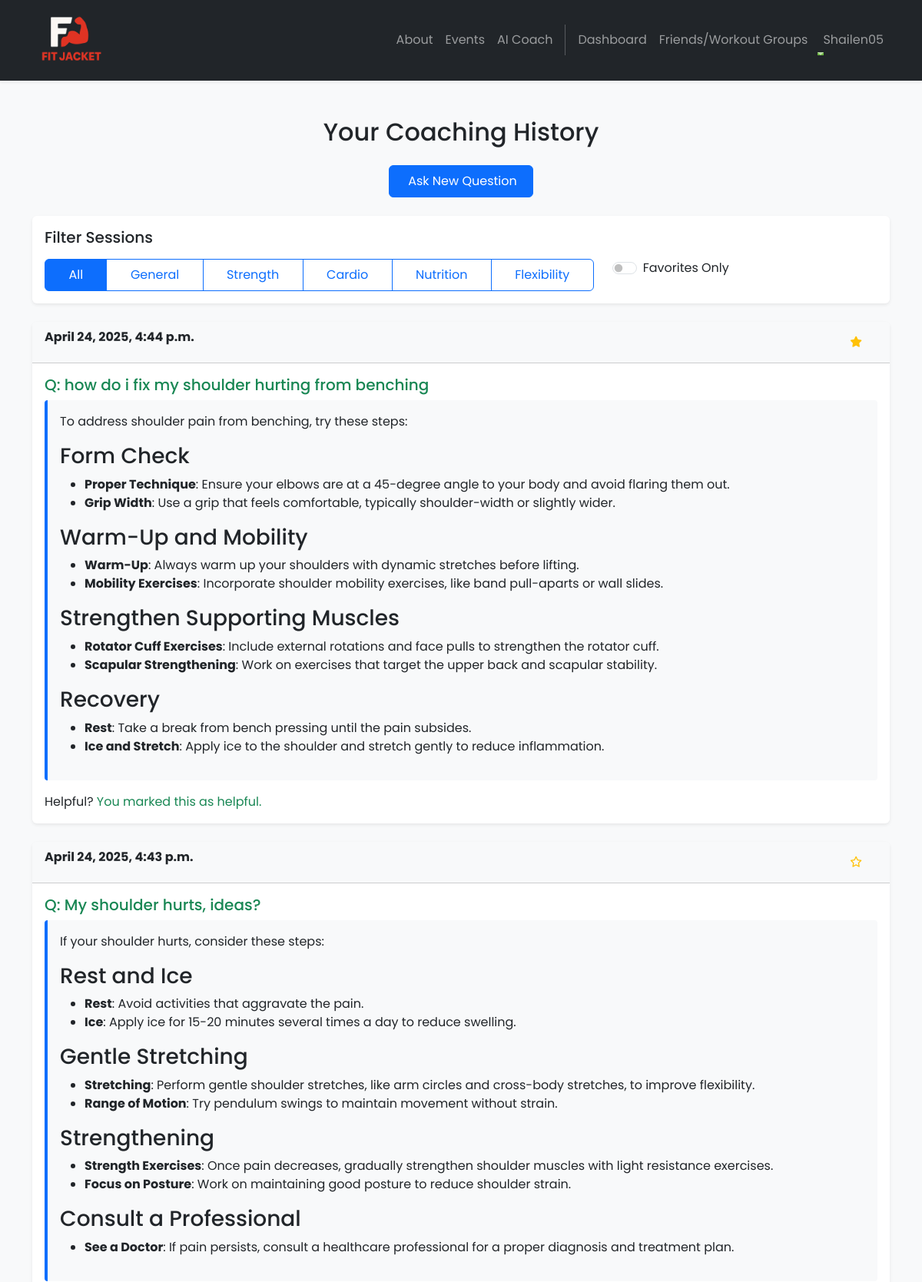
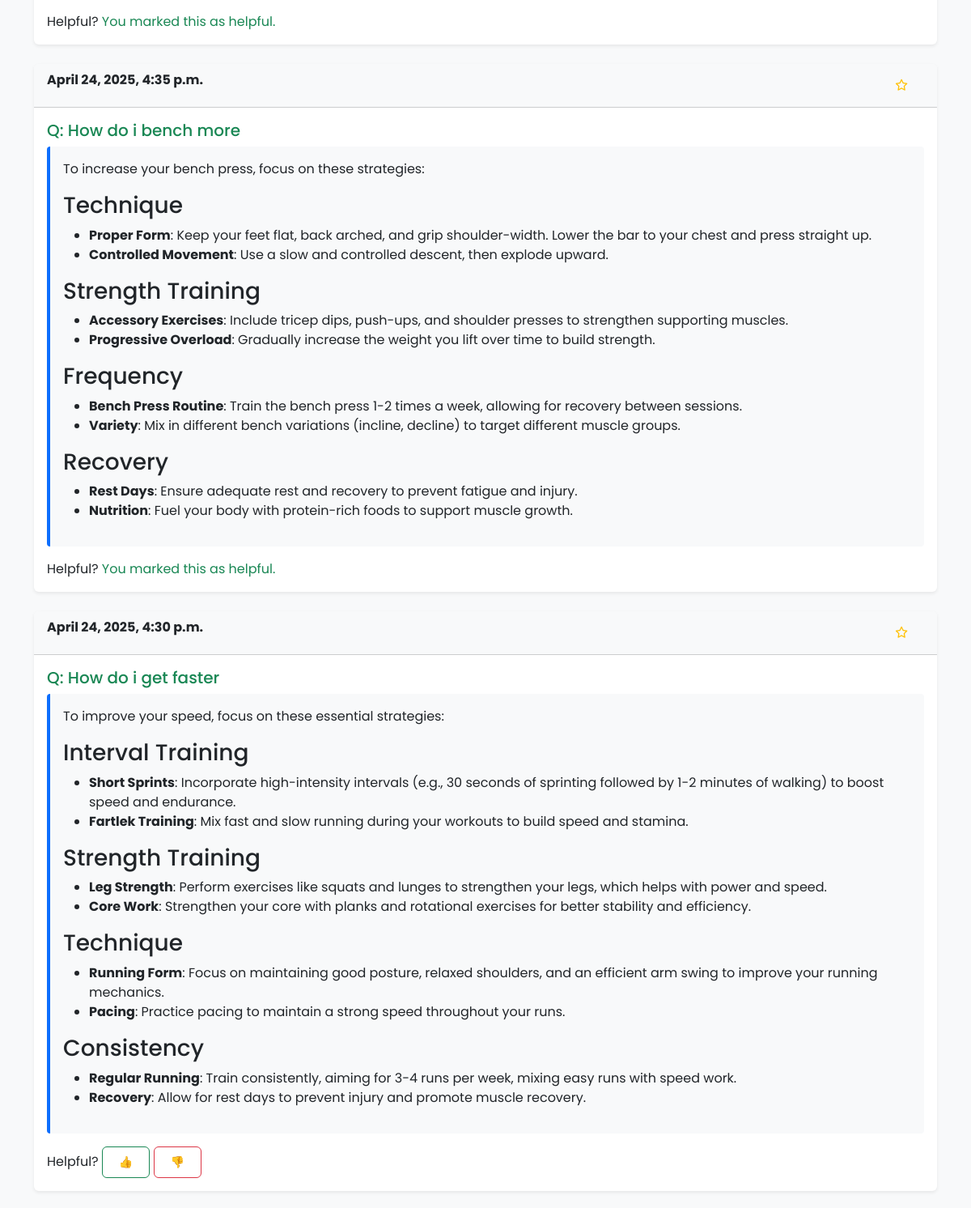
The page /coach/history/ (signed in, upper part) on the database its author committed (2 pictures, top to bottom).
### ai_coach/models.py (models this page shows, shortened)
class CoachingSession(models.Model):
    CATEGORY_CHOICES = [
        ('general',    'General'),
        ('strength',   'Strength'),
        ('cardio',     'Cardio'),
        ('nutrition',  'Nutrition'),
        ('flexibility','Flexibility'),
    ]
    user = models.ForeignKey(User, on_delete=models.CASCADE)
    category = models.CharField(
        max_length=20,
        choices=CATEGORY_CHOICES,
        default='general'
    )
    question = models.TextField()
    response = models.TextField()
    created_at = models.DateTimeField(auto_now_add=True)
    is_favorite = models.BooleanField(default=False)
    is_helpful = models.BooleanField(null=True)
    class Meta:
        ordering = ['-created_at']

### ai_coach/views.py (the view)
# urls.py: path('history/', views.coaching_history, name='history'),
@login_required
def coaching_history(request):
    category = request.GET.get('category', '')
    qs = CoachingSession.objects.filter(user=request.user)
    if category in dict(CoachingSession.CATEGORY_CHOICES):
        qs = qs.filter(category=category)
    if request.GET.get('favorites') == 'true':
        qs = qs.filter(is_favorite=True)
    return render(request, 'ai_coach/history.html', {
        'sessions': qs,
        'current_category': category,
        'favorites_only': request.GET.get('favorites') == 'true',
        'categories': CoachingSession.CATEGORY_CHOICES,
    })

### accounts/context_processors.py (called while the page is built)
def admin_group(request):
    if request.user.is_authenticated:
        is_admin = request.user.groups.filter(name='admin').exists()
    else:
        is_admin = False
    return {'is_admin': is_admin}

### friends/context_processors.py (called while the page is built)
def user_groups(request):
    if request.user.is_authenticated:
        groups = WorkoutGroup.objects.filter(groupmember__user=request.user)
    else:
        groups = []
    return {'user_groups': groups}

### ai_coach/templates/ai_coach/history.html (shortened to what this page needs)
{% extends 'base.html' %}
{% block content %}
<div class="container py-5">
  <h2 class="text-center mb-4 animate__animated animate__fadeInDown">Your Coaching History</h2>
  <div class="mb-4 text-center animate__animated animate__fadeInUp animate__delay-1s">
    <a href="{% url 'ai_coach:home' %}" class="btn btn-primary">
       Ask New Question
    </a>
  </div>
  <div class="card shadow-sm mb-4">
    <div class="card-body">
      <h5 class="card-title mb-3">Filter Sessions</h5>
      <div class="row">
        <div class="col-md-8">
          <div class="btn-group w-100" role="group">
            <a href="{% url 'ai_coach:history' %}"
               class="btn btn-outline-primary {% if not current_category %}active{% endif %}">All</a>
            {% for code, name in categories %}
              <a href="{% url 'ai_coach:history' %}?category={{ code }}"
                 class="btn btn-outline-primary {% if current_category == code %}active{% endif %}">
                {{ name }}
              </a>
            {% endfor %}
          </div>
        </div>
        <div class="col-md-4">
          <div class="form-check form-switch">
            <input class="form-check-input" type="checkbox" id="favoritesOnly"
                   {% if favorites_only %}checked{% endif %}>
            <label class="form-check-label" for="favoritesOnly">Favorites Only</label>
          </div>
        </div>
      </div>
    </div>
  </div>
  {% if sessions %}
    <div class="row">
      {% for s in sessions %}
        <div class="col-lg-12 mb-4 animate__animated animate__fadeInUp animate__delay-{{ forloop.counter0|add:"1" }}s">
          <div class="card shadow-sm">
            <div class="card-header bg-light d-flex justify-content-between">
              <span class="fw-bold">{{ s.created_at|date:"F j, Y, g:i a" }}</span>
              <button class="btn btn-sm favorite-btn" data-id="{{ s.id }}">
                <i class="{% if s.is_favorite %}fas{% else %}far{% endif %} fa-star text-warning"></i>
              </button>
            </div>
            <div class="card-body">
              <h5 class="text-success">Q: {{ s.question }}</h5>
              <div class="coach-response mb-3">
                {{ s.response|safe }}
              </div>
              <div>
                Helpful?
                {% if s.is_helpful is None %}
                  <button class="btn btn-outline-success btn-sm feedback-btn"
                          data-session-id="{{ s.id }}" data-helpful="yes">👍</button>
                  <button class="btn btn-outline-danger btn-sm feedback-btn"
                          data-session-id="{{ s.id }}" data-helpful="no">👎</button>
                {% else %}
                  <span class="text-{{ s.is_helpful|yesno:'success,danger' }}">
                    You marked this as {{ s.is_helpful|yesno:'helpful,not helpful' }}.
                  </span>
                {% endif %}
              </div>
            </div>
          </div>
        </div>
      {% endfor %}
    </div>
  {% else %}
    <div class="alert alert-info text-center">
      You haven’t had any sessions yet.
    </div>
  {% endif %}
</div>
{% endblock %}

### FitJacket/templates/base.html (shortened to what this page needs)
<!DOCTYPE html>
<html>
  {% load static %}
  <head>
    <link href="https://cdn.jsdelivr.net/npm/bootstrap@5.3.3/dist/css/bootstrap.min.css" rel="stylesheet">
    <link rel="stylesheet" href="https://cdnjs.cloudflare.com/ajax/libs/font-awesome/6.1.1/css/all.min.css">
    <link rel="stylesheet" type="text/css" href="{% static 'css/style.css' %}">
  </head>
  <body>
    <nav class="navbar navbar-dark bg-dark navbar-expand-lg sticky-top shadow-sm py-2m">
      <div class="container">
        <a class="navbar-brand" href="{% url 'home.index' %}">
          <img src="{% static 'img/fitjacketlogo.png' %}" style="height:100px; width:auto;" alt="logo" />
        </a>
        <div class="collapse navbar-collapse" id="navbarNavAltMarkup">
          <div class="navbar-nav ms-auto navbar-ml">
            <a class="nav-link {% if request.path == '/about/' %}active{% endif %}" href="{% url 'home.about' %}" aria-current="{% if request.path == '/about/' %}page{% endif %}">About</a>
            <a class="nav-link {% if request.path == '/events/' %}active{% endif %}" href="{% url 'events.about' %}" aria-current="{% if request.path == '/events/' %}page{% endif %}">Events</a>
            <a class="nav-link" href="{% url 'ai_coach:home' %}">AI Coach</a>
            {% if user.is_authenticated %}
              <a class="nav-link {% if request.path == '/dashboard/' %}active{% endif %}" href="{% url 'Dashboard' %}" aria-current="{% if request.path == '/dashboard/' %}page{% endif %}">Dashboard</a>
              <a class="nav-link" href="{% url 'friends:userList' %}">Friends/Workout Groups</a>
              <li class="nav-item dropdown">
                <a class="nav-link dropdown-toggle" href="#" role="button" data-bs-toggle="dropdown">
                   {{ user.username }}
                </a>
              </li>
            {% else %}
              <a class="nav-link" href="{% url 'accounts.login' %}">Login</a>
              <a class="nav-link" href="{% url 'accounts.signup' %}">Sign Up</a>
              <a class="nav-link" href="{% url 'accounts.resetPassword' %}">Reset Password</a>
            {% endif %}
          </div>
        </div>
      </div>
    </nav>
    <div class="main-content" style="height: 80vh;">
      {% block content %}
      {% endblock content %}
    </div>
  </body>
</html>

### FitJacket/static/css/style.css (style rules this page uses)
body { font-family: 'Poppins', sans-serif; background-color: #f8f9fa; min-height: 100vh; display: flex; flex-direction: column; }
.main-content { flex: 1; }
.navbar { box-shadow: 0 2px 4px rgba(0,0,0,0.1); min-height: 60px; align-items: center; }
nav.navbar { padding-top: 0.15rem; padding-bottom: 0.15rem; }
.navbar-brand { position: relative; overflow: visible; padding-top: 0; padding-bottom: 0; }
.navbar-brand img { height: 100px !important; width: auto !important; transition: transform 0.2s; }
.nav-link { position: relative; transition: color 0.3s; }
.nav-link:after { content: ''; position: absolute; width: 0; height: 2px; bottom: 0; left: 0; background-color: #6ab43e; transition: width 0.3s; }
.card { transition: transform 0.2s, box-shadow 0.2s; border: none; box-shadow: 0 2px 15px rgba(0,0,0,0.1); }
.btn { padding: 8px 20px; border-radius: 6px; transition: all 0.3s; }

### ai_coach/templates/ai_coach/history.html (style rules this page uses)
.coach-response { background: #f8f9fa; padding: 1rem; border-left: 4px solid #0d6efd; border-radius: .25rem; }
.favorite-btn { background: none; border: none; cursor: pointer; }

### rows shown on the page
CoachingSession: created_at "April 24, 2025, 4:44 p.m.", is_favorite True (drawn), question "how do i fix my shoulder hurting from benching", response "To address shoulder pain from benching, try these steps: Form Check Proper Technique : Ensure your elbows are at a 45-degree angle to your body and avoid flaring them out. Grip Width : Use a grip that feels comfortable, typically shoulder-width or slightly wider. Warm-Up and Mobility Warm-Up : Always warm up your shoulders with dynamic stretches before lifting. Mobility Exercises : Incorporate shoulder mobility exercises, like band pull-aparts or wall slides. Strengthen Supporting Muscles Rotator Cuff Exercises : Include external rotations and face pulls to strengthen the rotator cuff. Scapular Strengthening : Work on exercises that target the upper back and scapular stability. Recovery…", is_helpful "helpful"
CoachingSession: created_at "April 24, 2025, 4:43 p.m.", is_favorite False (drawn), question "My shoulder hurts, ideas?", response "If your shoulder hurts, consider these steps: Rest and Ice Rest : Avoid activities that aggravate the pain. Ice : Apply ice for 15-20 minutes several times a day to reduce swelling. Gentle Stretching Stretching : Perform gentle shoulder stretches, like arm circles and cross-body stretches, to improve flexibility. Range of Motion : Try pendulum swings to maintain movement without strain. Strengthening Strength Exercises : Once pain decreases, gradually strengthen shoulder muscles with light resistance exercises. Focus on Posture : Work on maintaining good posture to reduce shoulder strain. Consult a Professional See a Doctor : If pain persists, consult a healthcare professional for a proper…", is_helpful "helpful"
CoachingSession: created_at "April 24, 2025, 4:35 p.m.", is_favorite False (drawn), question "How do i bench more", response "To increase your bench press, focus on these strategies: Technique Proper Form : Keep your feet flat, back arched, and grip shoulder-width. Lower the bar to your chest and press straight up. Controlled Movement : Use a slow and controlled descent, then explode upward. Strength Training Accessory Exercises : Include tricep dips, push-ups, and shoulder presses to strengthen supporting muscles. Progressive Overload : Gradually increase the weight you lift over time to build strength. Frequency Bench Press Routine : Train the bench press 1-2 times a week, allowing for recovery between sessions. Variety : Mix in different bench variations (incline, decline) to target different muscle groups.…", is_helpful "helpful"
CoachingSession: created_at "April 24, 2025, 4:30 p.m.", is_favorite False (drawn), question "How do i get faster", response "To improve your speed, focus on these essential strategies: Interval Training Short Sprints : Incorporate high-intensity intervals (e.g., 30 seconds of sprinting followed by 1-2 minutes of walking) to boost speed and endurance. Fartlek Training : Mix fast and slow running during your workouts to build speed and stamina. Strength Training Leg Strength : Perform exercises like squats and lunges to strengthen your legs, which helps with power and speed. Core Work : Strengthen your core with planks and rotational exercises for better stability and efficiency. Technique Running Form : Focus on maintaining good posture, relaxed shoulders, and an efficient arm swing to improve your running…"

### other values the page prints
{{ user.username }} "Shailen05"
{{ name }} "General" "Strength" "Cardio" "Nutrition" "Flexibility"
